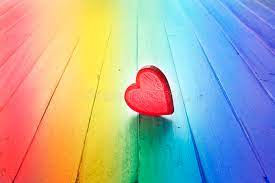
#> input picture OPENCV/OpenCV Scripts/Basic/Photos/test_image.jfif, 275 x 183 px, found by its file name
$ python histogram.py
#> lines starting #> are read from the running program, lines starting #| are printed output that depends on the picture
import cv2 as cv
from cv2 import cvtColor
from cv2 import COLOR_BGR2GRAY
import numpy as np
import matplotlib.pyplot as plt

img=cv.imread('Photos/test_image.JFIF')
#> img is the input picture: shape (183, 275, 3); mean B, G, R 162, 169.7, 169.2

gray=cv.cvtColor(img,cv.COLOR_BGR2GRAY)
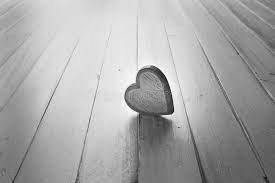
#> gray: shape (183, 275); min 19, max 254, mean 168.7
cv.imshow('Gray',gray)

gray_hist=cv.calcHist([gray],[0],None,[256],[0,256])
#> gray_hist = 256 values, max 998 at index 223, min 0 at index 0, mean 196.6

plt.figure()
plt.title('GrayScale')
plt.xlabel('Bins')
plt.ylabel('No. of Pixels')
plt.plot(gray_hist)
plt.xlim([0,256])
plt.show()
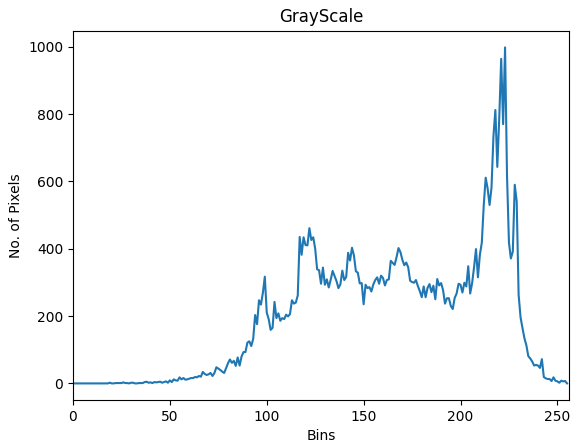
#> figure drawn by matplotlib, 1 panel; curve peaks at x = 223, y = 998

cv.waitKey(0)
